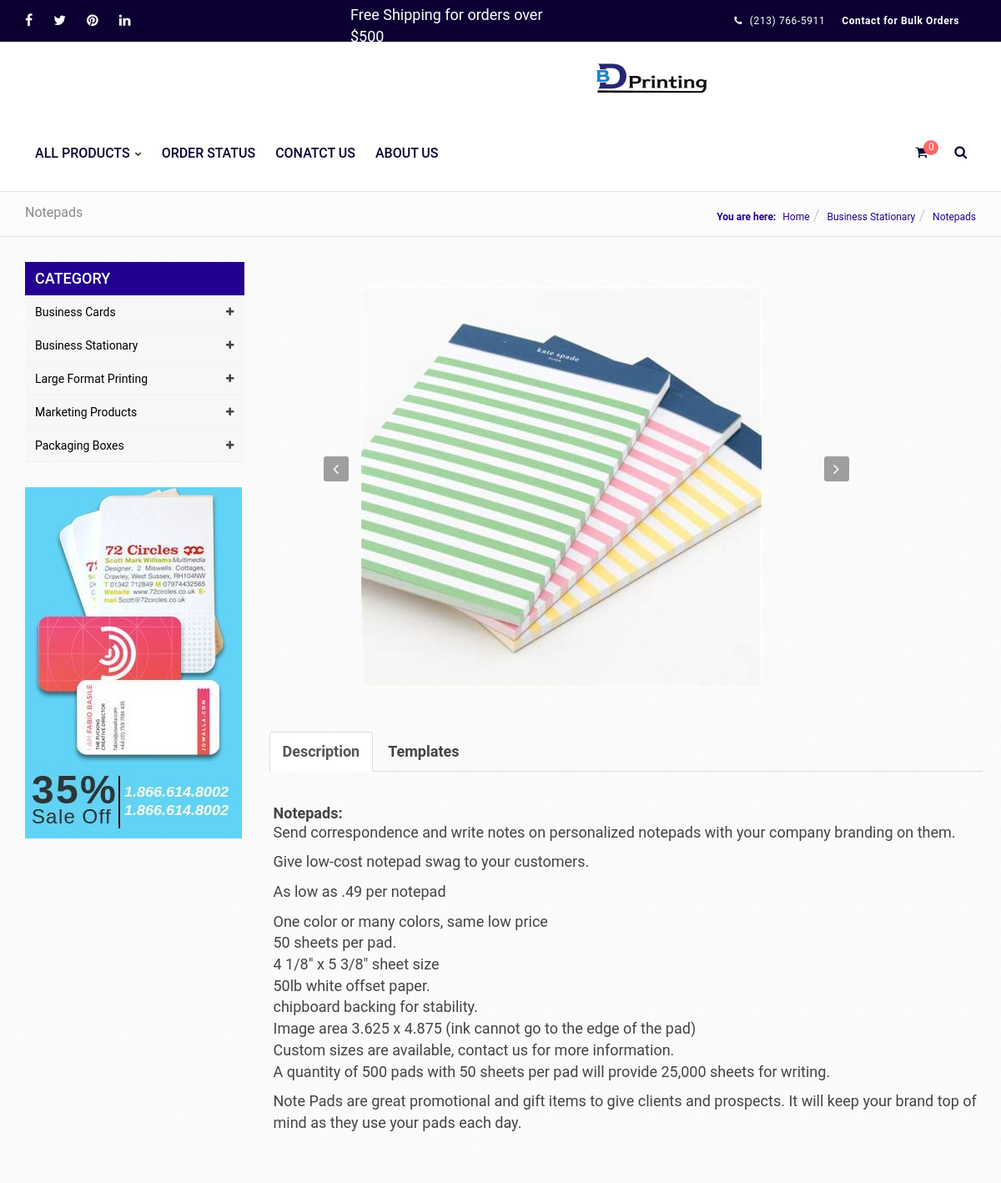
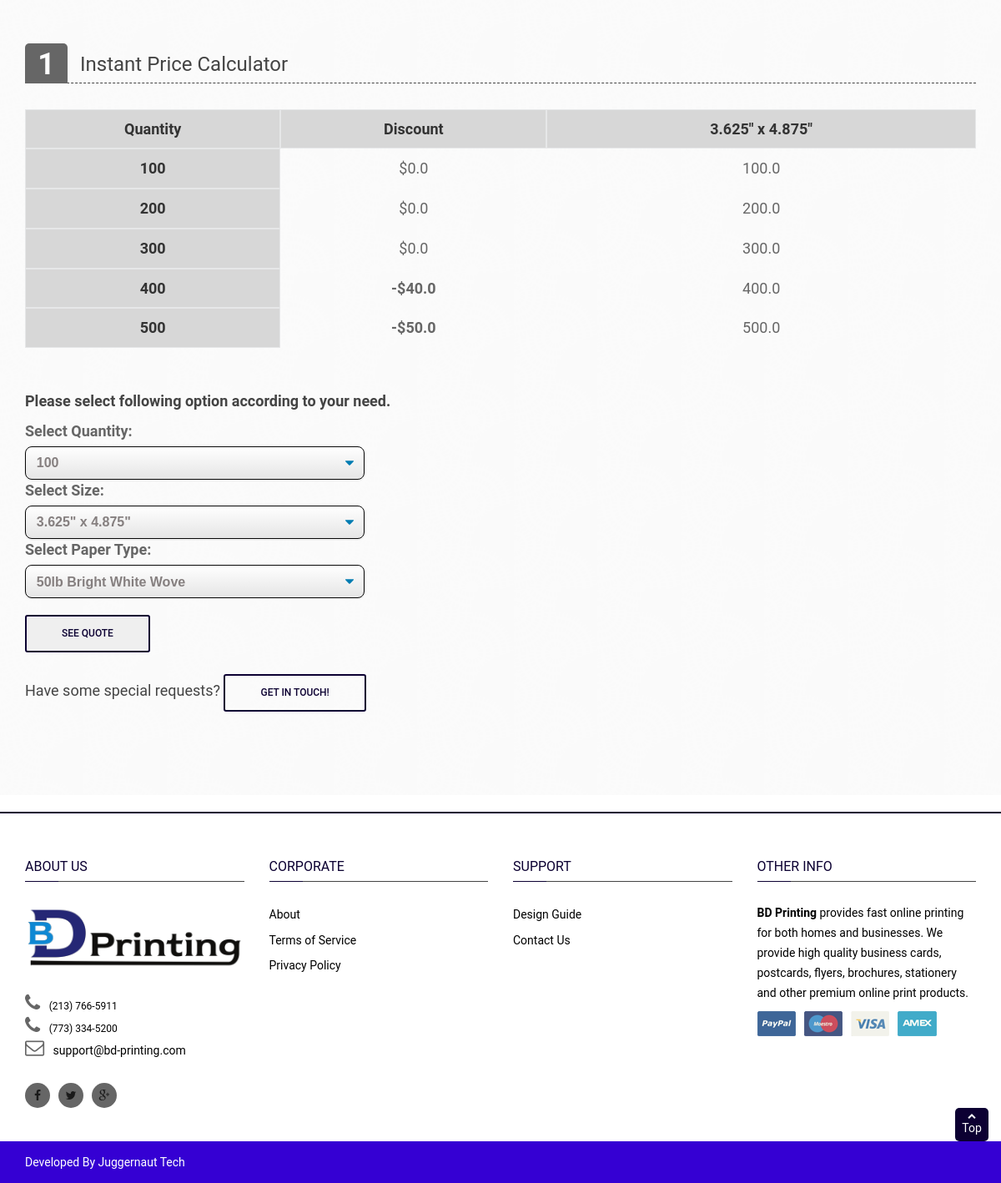
Screenshot of /business-stationary/notepad-detail with the database file from the repository (2 pictures, top to bottom).
### Business_Stationary/models.py (models this page shows, shortened)
class Products(models.Model):
    Label = models.CharField(max_length=50,default='prod')
    Description = models.TextField(default='des',max_length=5000)
    image1 = models.ImageField(upload_to='static/Product_Images/Business_Stationary/',max_length=None)
    image2 = models.ImageField(upload_to='static/Product_Images/Business_Stationary/',max_length=None)
    image3 = models.ImageField(upload_to='static/Product_Images/Business_Stationary/',max_length=None)
    class Meta:
        verbose_name = "Product List"

class NotePads(models.Model):
    Quantity = models.PositiveIntegerField(default=0, blank=False, editable=True)
    Three_By_Six_By_Four_By_Eight = models.FloatField(default=0, blank=False, editable=True, validators=[MinValueValidator(0.0)], verbose_name = '3.625" x 4.875"')
    Discounted = models.FloatField(default=0, blank=False, editable=True, validators=[MinValueValidator(0.0)], verbose_name = 'Discount')
    class Meta:
        verbose_name = "3 - NotePad"

### Business_Stationary/views.py (the view)
# urls.py: path('notepad-detail', Notepad_detail, name='notepad-detail'),
def Notepad_detail(request):
    product = bs_products.objects.get(id=3)
    table = NotePads.objects.all()
    b_object = b_products.objects.all()
    bc_object = bc_products.objects.all()
    bs_object = bs_products.objects.all()
    lf_object = lf_products.objects.all()
    mp_object = mp_products.objects.all()
    urls_bc_aside = ["/business-cards/business-card-detail" , "/business-cards/edge-painted-detail", "/business-cards/foil-business-card-detail","/business-cards/raised-spot-uv-business-card-detail", "/business-cards/pantone-business-cards-detail", "/business-cards/plastic-business-cards-detail", "/business-cards/raised-ink-business-cards-detail"]
    urls_bs_aside =  ["envelopes-detail", "letterhead-detail", "notepad-detail"]
    urls_lf_aside = ["/large-format/floor-stickers-detail", "/large-format/foamcore-poster-detail", "/large-format/poster-printing-detail", "/large-format/retractable-banners-detail", "/large-format/table-cover-detail"]
    urls_mp_aside = ["/marketing-products/calenders-detail", "/marketing-products/brouchers-flyers-detail" , "/marketing-products/postcards-detail", "/marketing-products/hangtags-detail", "/marketing-products/labels-and-stickers-detail" , "/marketing-products/ncr-forms-detail" , "/marketing-products/presentation-folder-detail", "custom-holiday-cards-detail"]
    b_urls = ["/boxes/pillow-boxes-detail", "/boxes/gable-boxes-detail" ,"/boxes/window-boxes-detail", "/boxes/mailer-boxes-detail" , "/boxes/kraft-boxes-detail", "/boxes/cosmetics-boxes-detail" ,"/boxes/sleeve-boxes-detail", "/boxes/display-boxes-detail", "/boxes/beverage-boxes-detail", "/boxes/candle-boxes-detail", "/boxes/auto-parts-boxes-detail", "/boxes/pizza-boxes-detail"]
    b_aside = zip(b_urls,b_object)
    mp_aside = zip(urls_mp_aside, mp_object)
    bs_aside = zip(urls_bs_aside, bs_object)
    bc_aside = zip(urls_bc_aside,bc_object)
    lf_aside = zip(urls_lf_aside, lf_object)
    menu = NotePads.objects.all()
    menu1 = Extra_features.objects.all()
    if request.POST:
        var = request.POST
        quantity = var['quantity']
        size = var['size']
        paper_type = var['paper_type']
        size_quantity_query = NotePads.objects.filter(Quantity=quantity).values('Three_By_Six_By_Four_By_Eight')
        paper_price_query = Extra_features.objects.filter(paper_type=paper_type).values('id','paper_type_price')
        discount_query = NotePads.objects.filter(Quantity=quantity).values('Discounted')
        for i in paper_price_query:
            price_paper = i['paper_type_price']
        for p in size_quantity_query:
            price_size_quantity = p['Three_By_Six_By_Four_By_Eight']
        for y in discount_query:
            price_discount = y['Discounted']
        total_price = ((float(price_paper) * float(quantity)) + price_size_quantity) - price_discount
        extra_f_dict = {"Size": size,
                        "paper_type": paper_type,
                        }
        request.session['invoice'] = total_price
        request.session['label'] = product.Label
        request.session['discount'] = price_discount
        request.session['id'] = 3
        request.session['cat'] = 'bs_products'
        request.session['extra_f'] = extra_f_dict
        request.session['quantity'] = quantity
        print('Form Submitted')
    else:
        total_price = 0
        request.session['invoice'] = 0
        request.session['label'] = ' '
        request.session['discount'] = 0
        request.session['id'] = 1
        request.session['quantity'] = 0
        request.session['cat'] = 'bc_products'
        print('Form not submitted')
    context = {
        'total_price' : total_price,
        "menu": menu,
        "menu1": menu1,
        "table" : table,
        "bc_product" : bc_object,
        "bs_product" : bs_object,
        "lf_product" : lf_object,
        "mp_product" : mp_object,
        "label" : product.Label,
        "Description": product.Description,
        "image1" : product.image1,
        "image2" : product.image2,
        "image3" : product.image3,
        "bc_aside"   : bc_aside,
        "bs_aside" : bs_aside,
        "lf_aside": lf_aside,
        "b_aside": b_aside,
        "mp_aside": mp_aside,
    }
    if request.POST:
        return redirect('checkout')
    return render( request, "Business_Stationary/notepad.html", context )

### Business_Stationary/templates/Business_Stationary/notepad.html (shortened to what this page needs)
{% extends 'base.html' %}
{% load static %}
{% block content %}
<main class="main" id="product-detail">
    <section class="header-page">
        <div class="container">
            <div class="row">
                <div class="col-sm-3 hidden-xs">
                    <h1 class="mh-title"> {{ label }}</h1>
                </div>
                <div class="breadcrumb-w col-sm-9">
                    <span class="hidden-xs"><strong>You are here:</strong></span>
                    <ul class="breadcrumb">
                        <li>
                            <a href="{% url 'home' %}">Home</a>
                        </li>
                        <li>
                            <a href="{% url 'business_stationary' %">Business Stationary</a>
                        </li>
                        <li>
                            <span>{{ label }}</span>
                        </li>
                    </ul>
                </div>
            </div>
        </div>
    </section>
    <section class="category-w parten-bg">
        <div class="container">
            <div class="row">
                <div class="col">
                    <aside id="sidebar_cate" class="col-sm-3 hidden-xs">
                        <h3 class="sidebar-title">Category</h3>
                        <ul id="cate_list" class="cate_list">
                            <li class="level0 parent">
                                <a href="#" title="Business Cards">
                                    <span style="color: black;">Business Cards</span>
                                    <i class="fa fa-plus"></i>
                                </a>
                            </li>
                            <li class="level0 parent">
                                <a href="#" title="Business Stationary">
                                    <span style="color: black;">Business Stationary</span>
                                    <i class="fa fa-plus"></i>
                                </a>
                            </li>
                            <li class="level0 parent">
                                <a href="#" title="Large Format Printing">
                                    <span style="color: black;">Large Format Printing</span>
                                    <i class="fa fa-plus"></i>
                                </a>
                            </li>
                            <li class="level0 parent">
                                <a href="#" title="Marketing Products">
                                    <span style="color: black;">Marketing Products</span>
                                    <i class="fa fa-plus"></i>
                                </a>
                            </li>
                            <li class="level0 parent">
                                <a href="#" title="Boxes">
                                    <span style="color: black;">Packaging Boxes</span>
                                    <i class="fa fa-plus"></i>
                                </a>
                            </li>
                        </ul>
                        <div class="category-left-banner">
                            <a href="#" title="category left banner">
                                <img src="{% static 'images/banner/category/left-banner2.jpg' %}" alt="Left banner">
                            </a>
                        </div>
                    </aside>
                </div>
                <div class="col">
                    <div class="row">
                        <div class="col-md-6">
                            <div class="tab-content clearfix">
                                <div role="tabpanel" class="tab-pane active">
                                    <div class="col-md-8 col-md-offset-2 col-xs-12 ideals-w" style="margin-top: 10px;">
                                        <div class="ideal">
                                            <img src="{{ image1.url }}" alt="ideal 1">
                                        </div>
                                    </div>
                                </div>
                            </div>
                            <div class="container">
                                <div class="row" style="width: 75%;">
                                    <div class="row">
                                        <div class="col-md-12 col-xs-12">
                                            <ul class="nav nav-tabs" role="tablist">
                                                <li role="presentation" class="active"><a href="#features"
                                                        aria-controls="features" role="tab"
                                                        data-toggle="tab"><strong>Description</strong></a></li>
                                                <li role="presentation"><a href="#ideals" aria-controls="ideals"
                                                        role="tab" data-toggle="tab"><strong>Templates</strong></a></li>
                                            </ul>
                                        </div>
                                    </div>
                                    <div class="row">
                                        <div class="tab-content clearfix">
                                            <div role="tabpanel" class="tab-pane active" id="features">
                                                <div class="product-shortdescript v-middle">
                                                    <div
                                                        style="overflow-y: scroll; width:100%; height: 450px; padding:20px;">
                                                        {{ Description |safe }}
                                                    </div>
                                                </div>
                                            </div>
                                        </div>
                                    </div>
                                </div>
                            </div>
                        </div>
                    </div>
                </div>
            </div>
        </div>
    </section>
    <section class="add-to-cart-w">
        <div class="container">
            <div class="row">
                <div class="col-md-12 col-sm-12 product-options">
                    <div class="atc-header">
                        <span class="number">1</span>
                        <h3>Instant Price Calculator</h3>
                    </div>
                    <div class="row">
                        <div class="option-grib-w col-md-12">
                            <div class="scroll-pane horizontal-only">
                                <table>
                                    <tr class="strikeout">
                                        <th>Quantity</th>
                                        <th>Discount</th>
                                        <th rowspan="1"> 3.625" x 4.875"</th>
                                    </tr>
                                    {% for table in table %}
                                    <tr>
                                        <th>{{ table.Quantity }} </th>
                                        <td>
                                            {% if table.Discounted %}
                                            <strong> -${{ table.Discounted }} </strong>
                                            {% else %}
                                            ${{ table.Discounted }}
                                           {% endif %}
                                        </td>
                                        <td>
                                            {{ table.Three_By_Six_By_Four_By_Eight }}
                                        </td>
                                    </tr>
                                    {% endfor %}
                                </table>
                            </div>
                        </div>
                    </div>
                    <br>
                    <br>
                    <form method="POST" id="product-detail-form">
                        <p><strong>Please select following option according to your need.</strong></p>
                        <div class="options-list-w">
                            <div class="row">
                                <div class="block-options col-md-4 col-sm-5">
                                    <div class="options-col">
                                        <label for="cars">Select Quantity:</label>
                                        <select class="select-css" name="quantity">
                                            {% for menu in menu %}
                                            <option value="{{ menu.Quantity }}">{{ menu.Quantity }}</option>
                                            {% endfor %}
                                        </select>
                                    </div>
                                </div>
                            </div>
                            <div class="row">
                                <div class="block-options col-md-4 col-sm-5">
                                    <div class="options-col">
                                        <label for="cars">Select Size:</label>
                                        <select class="select-css" name="size">
                                            <option value="Three_By_Six_By_Four_By_Eight"> 3.625" x 4.875" </option>
                                        </select>
                                    </div>
                                </div>
                            </div>
                            <div class="row">
                                <div class="block-options col-md-4 col-sm-5">
                                    <div class="options-col">
                                        <label for="cars">Select Paper Type:</label>
                                        <select class="select-css" name="paper_type">
                                            {% for menu1 in menu1 %}
                                            {% if menu1.paper_type == '50lb Bright White Wove' %}
                                            <option value="{{  menu1.paper_type }}">{{ menu1.paper_type }}</option>
                                            {% endif %}
                                            {% endfor %}
                                        </select>
                                    </div>
                                </div>
                            </div>
                        </div>
                        <input class="btn-readmore" type="submit" value="See Quote" >
                    </form>
                    <br>
                    <p style="padding-right:30px;"> Have some special requests?
                        <a href="{% url 'contact-us' %}" class="btn-readmore">Get in touch!</a>
                    </p>
                </div>
            </div>
        </div>
    </section>
</main>
{% endblock content %}

### rows the page displays
Products: Label "Notepads", Description "Notepads: Send correspondence and write notes on personalized notepads with your company branding on them. Give low-cost notepad swag to your customers. As low as .49 per notepad One color or many colors, same low price 50 sheets per pad. 4 1/8\" x 5 3/8\" sheet size 50lb white offset paper. chipboard backing for stability. Image area 3.625 x 4.875 (ink cannot go to the edge of the pad) Custom sizes are available, contact us for more information. A quantity of 500 pads with 50 sheets per pad will provide 25,000 sheets for writing. Note Pads are great promotional and gift items to give clients and prospects. It will keep your brand top of mind as they use your pads each day."
NotePads: Quantity "100", Discounted "0.0", Three_By_Six_By_Four_By_Eight "100.0"
NotePads: Quantity "200", Discounted "0.0", Three_By_Six_By_Four_By_Eight "200.0"
NotePads: Quantity "300", Discounted "0.0", Three_By_Six_By_Four_By_Eight "300.0"
NotePads: Quantity "400", Discounted "40.0", Three_By_Six_By_Four_By_Eight "400.0"
NotePads: Quantity "500", Discounted "50.0", Three_By_Six_By_Four_By_Eight "500.0"

### other values shown
form field quantity "100"
form field paper_type "50lb Bright White Wove"
